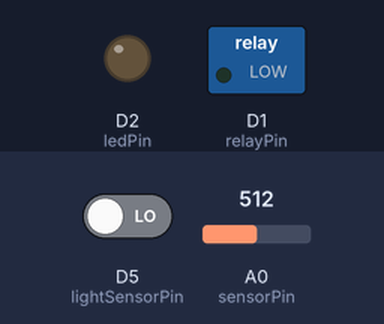
Recording of a sketch running on a simulated ESP8266 (NodeMCU). Parts: switched loads named in the sketch (green lamp = pin HIGH), output pins drawn as LEDs (lit = HIGH). The inputs (shaded band) are chosen by the test bench; at power-on: A0 (sensorPin) = 512, D5 (lightSensorPin) LOW. WiFi joins after 1.5 s; servers stay silent unless stated; what the sketch prints to the serial monitor is not drawn.

Above: at 4.2 s.
4.3 s: A0 (sensorPin) set to 858
7.3 s: A0 (sensorPin) set to 893
At 8.6 s:
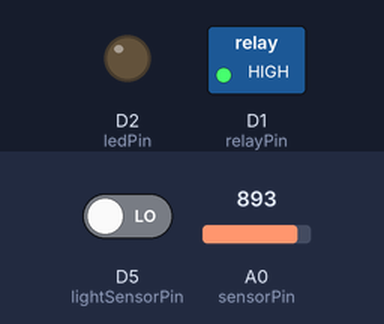
10.3 s: D5 (lightSensorPin) driven HIGH
At 13.2 s:
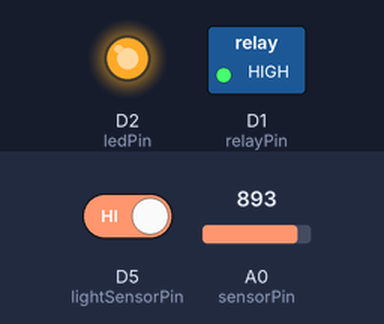
14.0 s: A0 (sensorPin) set to 669
17.0 s: A0 (sensorPin) set to 652
At 20.0 s:
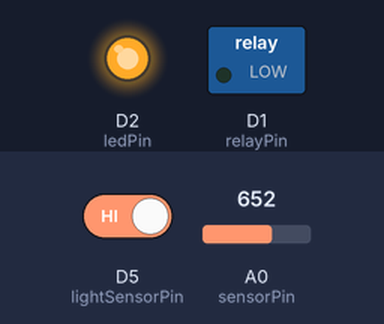
20.9 s: A0 (sensorPin) set to 900
At 22.5 s:
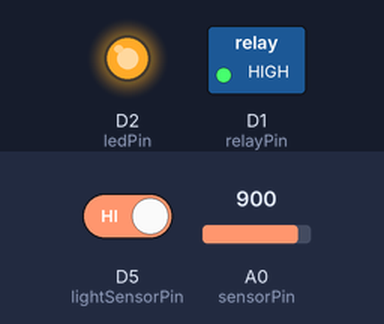
Timing chart, 0 to 24.0 s (numbered marks = the images above; inputs shaded):
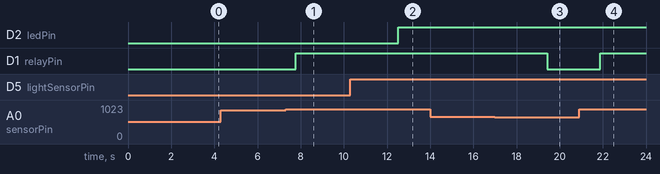

The sketch:

light-irrigation.ino
```cpp
#include <ESP8266WiFi.h>
#include <FirebaseESP8266.h>

// WiFi credentials
#define WIFI_SSID "Dialog 4G 495"
#define WIFI_PASSWORD "56771CC7"

// Firebase project credentials
#define FIREBASE_HOST "agri-bot-17548-default-rtdb.firebaseio.com"
#define FIREBASE_AUTH "GIAZZQjvR6LE5lJzkSQqPU1gZ5VWL8OupY6KQgCn"

FirebaseData firebaseData;
FirebaseConfig firebaseConfig;
FirebaseAuth firebaseAuth;

const int sensorPin = A0;       // Soil moisture sensor (analog)
const int relayPin = D1;        // Relay for pump
const int lightSensorPin = D5;  // HW-072 or MH sensor digital output
const int ledPin = D2;          // LED indicator

const int lowerThreshold = 20;  // Pump ON moisture threshold
const int upperThreshold = 50;  // Pump OFF moisture threshold

bool pumpState = false;
bool ledState = false;

unsigned long previousLightCheck = 0;
const unsigned long lightCheckInterval = 1000UL; // 1 minute = 60s = 60,000 milliseconds

void setup() {
  Serial.begin(115200);
  delay(1000);

  pinMode(sensorPin, INPUT);
  pinMode(relayPin, OUTPUT);
  pinMode(lightSensorPin, INPUT);
  pinMode(ledPin, OUTPUT);

  digitalWrite(relayPin, LOW);
  digitalWrite(ledPin, LOW);

  WiFi.begin(WIFI_SSID, WIFI_PASSWORD);
  Serial.print("Connecting to WiFi");
  while (WiFi.status() != WL_CONNECTED) {
    delay(1000);
    Serial.print(".");
  }
  Serial.println("\n✅ Connected to WiFi");

  // Firebase setup
  firebaseConfig.host = FIREBASE_HOST;
  firebaseAuth.user.email = "";
  firebaseAuth.user.password = "";
  firebaseConfig.signer.tokens.legacy_token = FIREBASE_AUTH;

  Firebase.begin(&firebaseConfig, &firebaseAuth);
  Firebase.reconnectWiFi(true);
  Serial.println("✅ Firebase initialized");

  previousLightCheck = millis() - lightCheckInterval; // First check runs immediately
}

void loop() {
  Serial.println("\n===== 🌱 Agri-Bot Status Update =====");

  // Read and send soil moisture
  int rawValue = analogRead(sensorPin);
  int moisture = map(rawValue, 1024, 300, 0, 100);
  moisture = constrain(moisture, 0, 100);
  Serial.print("💧 Soil Moisture: ");
  Serial.print(moisture);
  Serial.println("%");

  if (Firebase.setInt(firebaseData, "/moisture", moisture)) {
    Serial.println("✅ Moisture data sent to Firebase");
  } else {
    Serial.print("❌ Firebase moisture error: ");
    Serial.println(firebaseData.errorReason());
  }

  // Pump control
  if (!pumpState && moisture < lowerThreshold) {
    digitalWrite(relayPin, HIGH);
    pumpState = true;
    Serial.println("🔄 Pump Status: ON (Soil is dry)");
    Firebase.setBool(firebaseData, "/pump", true);
  } else if (pumpState && moisture >= upperThreshold) {
    digitalWrite(relayPin, LOW);
    pumpState = false;
    Serial.println("🔄 Pump Status: OFF (Soil is moist)");
    Firebase.setBool(firebaseData, "/pump", false);
  } else {
    Serial.print("🔄 Pump Status: ");
    Serial.println(pumpState ? "ON" : "OFF");
  }

  // Light sensor check every 1 minute
  if (millis() - previousLightCheck >= lightCheckInterval) {
    previousLightCheck = millis();

    bool isDark = (digitalRead(lightSensorPin) == HIGH); // HIGH means dark
    ledState = isDark;
    digitalWrite(ledPin, isDark ? HIGH : LOW);

    Serial.print("🔦 Light Status: ");
    Serial.println(isDark ? "DARK → LED ON" : "BRIGHT → LED OFF");

    if (Firebase.setBool(firebaseData, "/isDark", isDark)) {
      Serial.println("✅ Light data sent to Firebase");
    } else {
      Serial.print("❌ Firebase light error: ");
      Serial.println(firebaseData.errorReason());
    }
  }

  Serial.println("======================================\n");

  delay(2000);  // Main loop delay
}
```

Measured:
- the behaviour switches between 875 and 876 on A0 (sensorPin) (found by bisection; images 0 and 1)
- the behaviour switches between 659 and 658 on A0 (sensorPin) (found by bisection; images 2 and 3)
- after the input at 4.3 s, every drawn part: stays the same
- after the input at 7.3 s, D1 (relayPin): LOW → HIGH after 0.47 s
- after the input at 10.3 s, D2 (ledPin): LOW → HIGH after 2.2 s
- after the input at 14.0 s, every drawn part: stays the same
- after the input at 17.0 s, D1 (relayPin): HIGH → LOW after 2.4 s
- after the input at 20.9 s, D1 (relayPin): LOW → HIGH after 0.99 s
